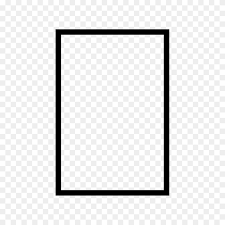
//> input picture frame.png, 225 x 225 px
$ ./filters   (built with g++ and OpenCV 4)
//> lines starting //> are read from the running program, lines starting //| are printed output that depends on the picture; after the words box and inside, x2 and y2 are one past the last pixel; in counts of white or black regions, pixels touching at a corner belong together
#include <opencv2/opencv.hpp>
#include <iostream>
#include <string>
#include <numeric>
int lowThreshold = 10;
const int max_lowThreshold = 200;
const int ratio = 3;
const int kernel_size = 3;
const double scale=2.5;
const char* window_name = "Edge Map";
const int corner_threshold=100;
int main() {

    // std::string image_path = "/home/pratyush/Desktop/cv2/frame.png";
    std::string image_path = "/home/pratyush/Desktop/cv2/frame.png";
    cv::Mat img,thresh,corn;
    img = cv::imread(image_path, CV_LOAD_IMAGE_ANYCOLOR);
//> img is the input picture: 225 rows x 225 cols, CV_8UC3; min 0, max 255, mean 232.4
    if(img.empty()) {
        std::cout << "Could not read the image: " << image_path << std::endl;
        return 1;
    }
    cv::resize(img, img, cv::Size(img.cols*scale, img.rows*scale));
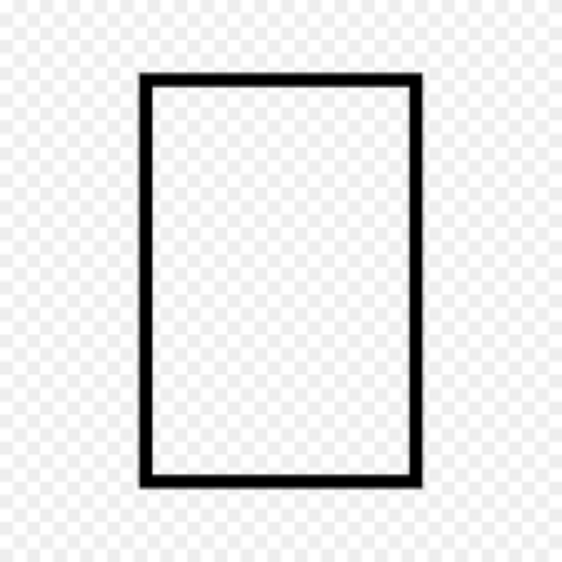
//> img: 562 rows x 562 cols, CV_8UC3; min 0, max 255, mean 232.3
    cv::imshow("Original", img);
    cv::Mat channels[3];
    cv::split(img, channels);
    cv::GaussianBlur(img, img, cv::Size(15,15), 0, 0);
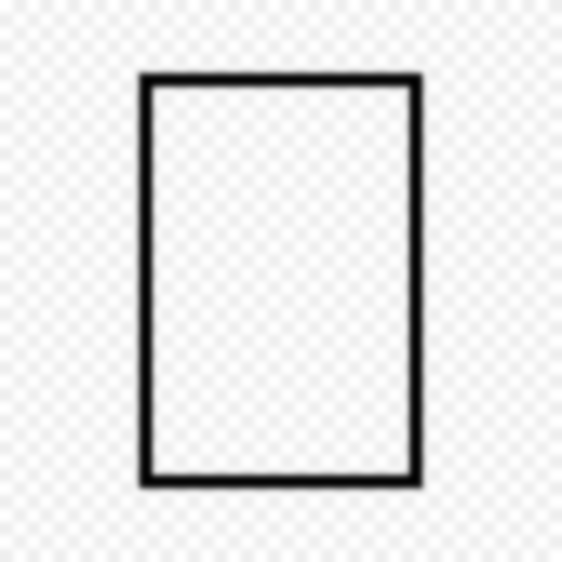
//> img: 562 rows x 562 cols, CV_8UC3; min 1, max 255, mean 232.3
    cv::Mat grey,dst,detected_edges;
    cv::cvtColor(img, grey, CV_BGR2GRAY);
    dst.create( img.size(), img.type() );
    cv::fastNlMeansDenoising(grey,grey,3,7,21);
    cv::imshow("Denoised", grey);

    cv::Canny( grey, grey, lowThreshold, lowThreshold*ratio, kernel_size );
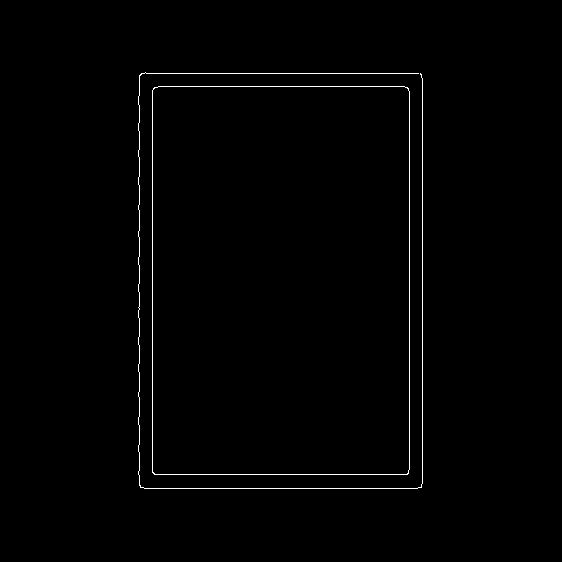
//> grey: 562 rows x 562 cols, CV_8UC1; 0.85% white in thin lines or dots, all inside (x1, y1, x2, y2) = (138, 72, 423, 489)
    dst = cv::Scalar::all(0);
    detected_edges= cv::Scalar::all(0);
    cv::imshow("Greyscale", grey);
    //cv::fastNlMeansDenoising(grey,grey,3,7,21);
    cv::threshold( grey, thresh, 100,255,CV_THRESH_BINARY );
    cv::cornerHarris(thresh,dst,8,11,0.01);
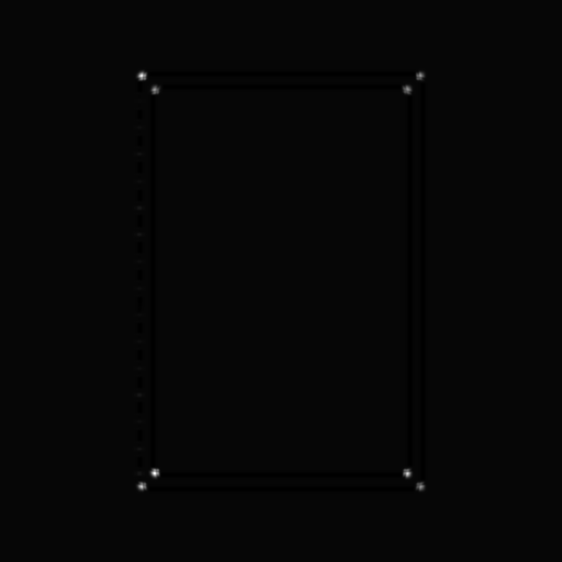
//> dst: 562 rows x 562 cols, CV_32FC1; min -14576.5, max 517402.8, mean -280.2; drawn with min black and max white
    //cv::circle(grey, p, 5, cv::Scalar(128,0,0), -1);
    cv::normalize( dst, dst, 0, 255, CV_MINMAX, CV_32FC1, cv::Mat() );
    //corn.create( grey.size(), grey.type() );
    //BUG ALERT IN CV_MINMAX , IT WAS ORIGINALLY NORM_MINMAX
    cv::convertScaleAbs( dst, dst );
//> dst: 562 rows x 562 cols, CV_8UC1
    std::vector<int> xs,ys;
    for( int i = 0; i < dst.rows ; i++ )
    {
        for( int j = 0; j < dst.cols; j++ )
        {
            if( (int) dst.at<float>(i,j) > corner_threshold )
            {
                xs.push_back(j);
                ys.push_back(i);
                cv::circle( grey, cv::Point(j,i), 5,  cv::Scalar(255), 2, 8, 0 );
            }
        }
    }
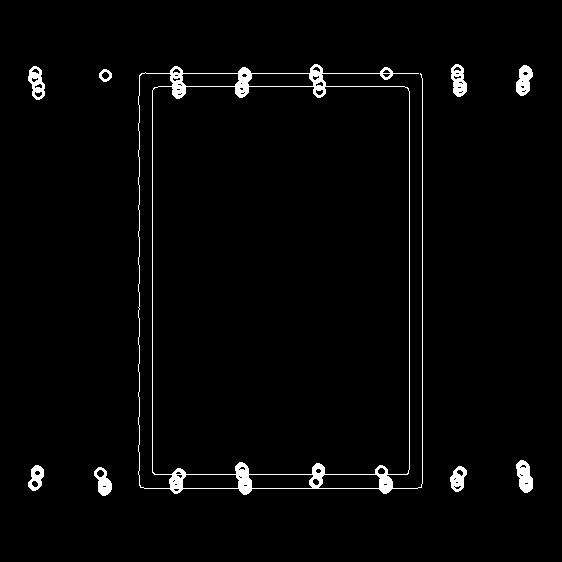
//> grey: 562 rows x 562 cols, CV_8UC1; 2.2% white; 9 white regions, largest, box (x1, y1, x2, y2) and area: (138, 64, 423, 495) 4800, (516, 460, 533, 493) 382, (516, 65, 533, 96) 347
//> after the loop, xs = 90 values, max 526 at index 8, min 34 at index 17, mean 304.5; ys = 90 values from 70 to 489
    cv::imshow("Image with corners",grey);
    int x_sum=std::accumulate(xs.begin(), xs.end(), 0);
//> x_sum = 27403
    int y_sum=std::accumulate(ys.begin(), ys.end(), 0);
//> y_sum = 27230
    int x_center=x_sum/xs.size();
//> x_center = 304
    int y_center=y_sum/ys.size();
//> y_center = 302
    cv::circle(grey,cv::Point(x_center,y_center),10,cv::Scalar(255),2,8,0);
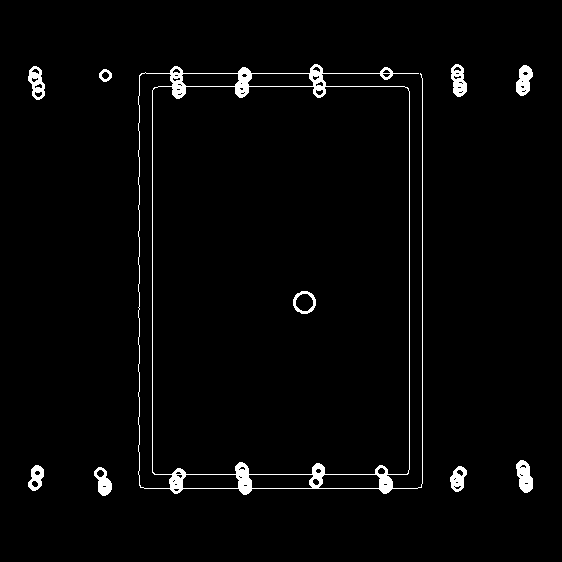
//> grey: 562 rows x 562 cols, CV_8UC1; 2.3% white; 10 white regions, largest, box (x1, y1, x2, y2) and area: (138, 64, 423, 495) 4800, (516, 460, 533, 493) 382, (516, 65, 533, 96) 347
    cv::imshow("Image with center",grey);
    cv::waitKey(0);
    cv::destroyAllWindows();
    return 0;
}

$ run again, with img.png copied over frame.png
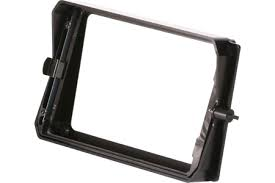
//> input picture img.png, 275 x 183 px
//> img is the input picture: 183 rows x 275 cols, CV_8UC3; mean B, G, R 207.7, 208.3, 209
//> after the loop `for( int i = 0; i < dst.rows ; i++ )`:
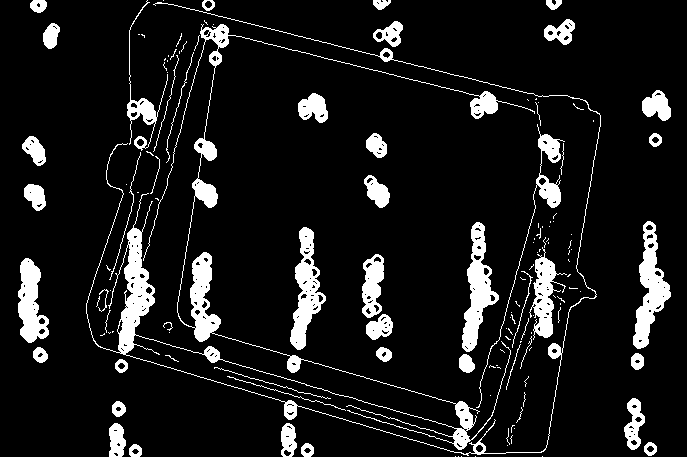
//> grey: 457 rows x 687 cols, CV_8UC1; 10.1% white; 140 white regions (89 under 20 px), largest, box (x1, y1, x2, y2) and area: (86, 2, 601, 456) 10450, (633, 221, 671, 349) 2092, (462, 222, 499, 352) 2053
//> after the loop `for( int i = 0; i < dst.rows ; i++ )`: xs = 804 values, max 664 at index 100, min 24 at index 455, mean 337.4; ys = 804 values from 0 to 456
//> x_sum = 271232
//> y_sum = 208765
//> x_center = 337
//> y_center = 259
//> `cv::circle(grey,cv::Point(x_center,y_center),10,cv::Scalar(255),2,8,0);`:
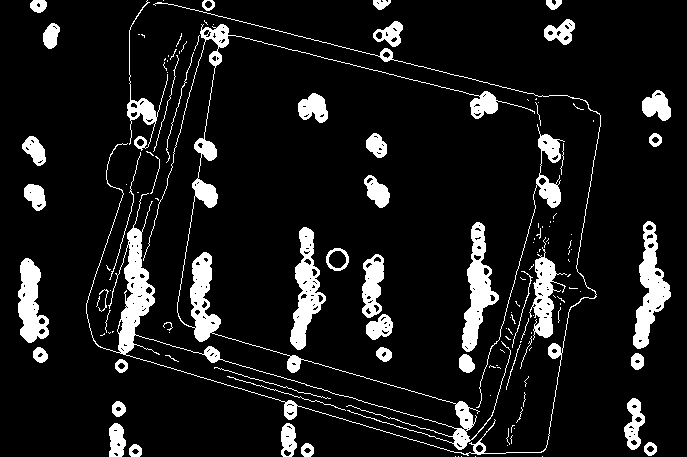
//> grey: 457 rows x 687 cols, CV_8UC1; 10.2% white; 141 white regions (89 under 20 px), largest, box (x1, y1, x2, y2) and area: (86, 2, 601, 456) 10450, (633, 221, 671, 349) 2092, (462, 222, 499, 352) 2053
